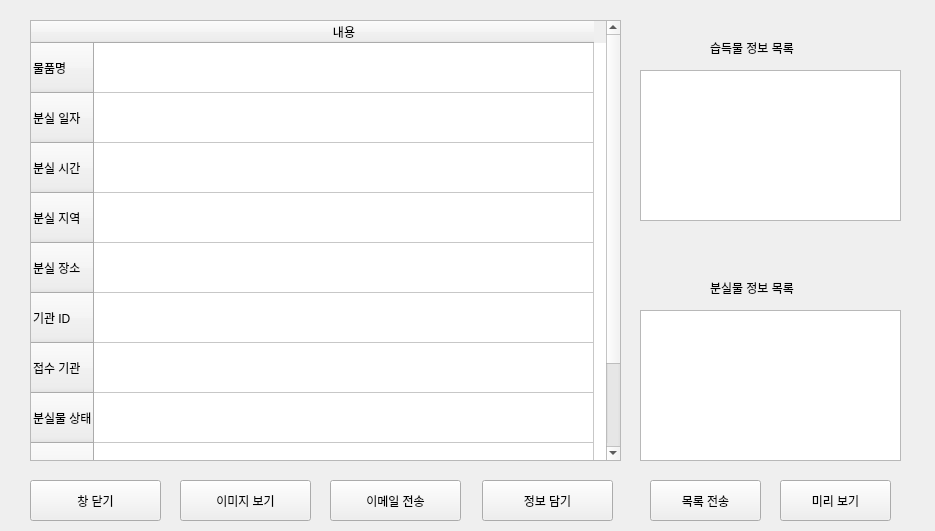
<?xml version="1.0" encoding="UTF-8"?>
<ui version="4.0">
 <class>Form</class>
 <widget class="QWidget" name="Form">
  <property name="geometry">
   <rect>
    <x>0</x>
    <y>0</y>
    <width>935</width>
    <height>531</height>
   </rect>
  </property>
  <property name="windowTitle">
   <string>분실물 상세 정보</string>
  </property>
  <widget class="QLabel" name="label_2">
   <property name="geometry">
    <rect>
     <x>710</x>
     <y>280</y>
     <width>131</width>
     <height>16</height>
    </rect>
   </property>
   <property name="text">
    <string>분실물 정보 목록</string>
   </property>
  </widget>
  <widget class="QPushButton" name="pushButton_5">
   <property name="geometry">
    <rect>
     <x>180</x>
     <y>480</y>
     <width>131</width>
     <height>41</height>
    </rect>
   </property>
   <property name="text">
    <string>이미지 보기</string>
   </property>
  </widget>
  <widget class="QPushButton" name="pushButton_3">
   <property name="geometry">
    <rect>
     <x>482</x>
     <y>480</y>
     <width>131</width>
     <height>41</height>
    </rect>
   </property>
   <property name="text">
    <string>정보 담기</string>
   </property>
  </widget>
  <widget class="QPushButton" name="pushButton">
   <property name="geometry">
    <rect>
     <x>330</x>
     <y>480</y>
     <width>131</width>
     <height>41</height>
    </rect>
   </property>
   <property name="text">
    <string>이메일 전송</string>
   </property>
  </widget>
  <widget class="QPushButton" name="pushButton_2">
   <property name="geometry">
    <rect>
     <x>30</x>
     <y>480</y>
     <width>131</width>
     <height>41</height>
    </rect>
   </property>
   <property name="text">
    <string>창 닫기</string>
   </property>
  </widget>
  <widget class="QPushButton" name="pushButton_4">
   <property name="geometry">
    <rect>
     <x>650</x>
     <y>480</y>
     <width>111</width>
     <height>41</height>
    </rect>
   </property>
   <property name="text">
    <string>목록 전송</string>
   </property>
  </widget>
  <widget class="QLabel" name="label">
   <property name="geometry">
    <rect>
     <x>710</x>
     <y>40</y>
     <width>141</width>
     <height>16</height>
    </rect>
   </property>
   <property name="text">
    <string>습득물 정보 목록</string>
   </property>
  </widget>
  <widget class="QListWidget" name="listWidget_2">
   <property name="geometry">
    <rect>
     <x>640</x>
     <y>310</y>
     <width>261</width>
     <height>151</height>
    </rect>
   </property>
  </widget>
  <widget class="QTableWidget" name="tableWidget">
   <property name="geometry">
    <rect>
     <x>30</x>
     <y>20</y>
     <width>591</width>
     <height>441</height>
    </rect>
   </property>
   <attribute name="horizontalHeaderCascadingSectionResizes">
    <bool>true</bool>
   </attribute>
   <attribute name="horizontalHeaderDefaultSectionSize">
    <number>500</number>
   </attribute>
   <attribute name="horizontalHeaderHighlightSections">
    <bool>true</bool>
   </attribute>
   <attribute name="verticalHeaderDefaultSectionSize">
    <number>50</number>
   </attribute>
   <row>
    <property name="text">
     <string>물품명</string>
    </property>
   </row>
   <row>
    <property name="text">
     <string>분실 일자</string>
    </property>
   </row>
   <row>
    <property name="text">
     <string>분실 시간</string>
    </property>
   </row>
   <row>
    <property name="text">
     <string>분실 지역</string>
    </property>
   </row>
   <row>
    <property name="text">
     <string>분실 장소</string>
    </property>
   </row>
   <row>
    <property name="text">
     <string>기관 ID</string>
    </property>
   </row>
   <row>
    <property name="text">
     <string>접수 기관</string>
    </property>
   </row>
   <row>
    <property name="text">
     <string>분실물 상태</string>
    </property>
   </row>
   <row>
    <property name="text">
     <string>문의번호</string>
    </property>
   </row>
   <row>
    <property name="text">
     <string>특이사항</string>
    </property>
   </row>
   <column>
    <property name="text">
     <string>내용</string>
    </property>
   </column>
   <item row="0" column="0">
    <property name="text">
     <string/>
    </property>
   </item>
   <item row="9" column="0">
    <property name="text">
     <string/>
    </property>
    <property name="font">
     <font>
      <pointsize>10</pointsize>
     </font>
    </property>
   </item>
  </widget>
  <widget class="QListWidget" name="listWidget">
   <property name="geometry">
    <rect>
     <x>640</x>
     <y>70</y>
     <width>261</width>
     <height>151</height>
    </rect>
   </property>
  </widget>
  <widget class="QPushButton" name="pushButton_6">
   <property name="geometry">
    <rect>
     <x>780</x>
     <y>480</y>
     <width>111</width>
     <height>41</height>
    </rect>
   </property>
   <property name="text">
    <string>미리 보기</string>
   </property>
  </widget>
 </widget>
 <resources/>
 <connections>
  <connection>
   <sender>pushButton_2</sender>
   <signal>clicked()</signal>
   <receiver>Form</receiver>
   <slot>click_close()</slot>
   <hints>
    <hint type="sourcelabel">
     <x>64</x>
     <y>502</y>
    </hint>
    <hint type="destinationlabel">
     <x>4</x>
     <y>491</y>
    </hint>
   </hints>
  </connection>
  <connection>
   <sender>pushButton_5</sender>
   <signal>clicked()</signal>
   <receiver>Form</receiver>
   <slot>print_image()</slot>
   <hints>
    <hint type="sourcelabel">
     <x>200</x>
     <y>491</y>
    </hint>
    <hint type="destinationlabel">
     <x>179</x>
     <y>471</y>
    </hint>
   </hints>
  </connection>
  <connection>
   <sender>pushButton</sender>
   <signal>clicked()</signal>
   <receiver>Form</receiver>
   <slot>transmit_email()</slot>
   <hints>
    <hint type="sourcelabel">
     <x>400</x>
     <y>502</y>
    </hint>
    <hint type="destinationlabel">
     <x>415</x>
     <y>468</y>
    </hint>
   </hints>
  </connection>
  <connection>
   <sender>pushButton_3</sender>
   <signal>clicked()</signal>
   <receiver>Form</receiver>
   <slot>put_on_list()</slot>
   <hints>
    <hint type="sourcelabel">
     <x>566</x>
     <y>493</y>
    </hint>
    <hint type="destinationlabel">
     <x>572</x>
     <y>471</y>
    </hint>
   </hints>
  </connection>
  <connection>
   <sender>pushButton_4</sender>
   <signal>clicked()</signal>
   <receiver>Form</receiver>
   <slot>transmit_email_list()</slot>
   <hints>
    <hint type="sourcelabel">
     <x>760</x>
     <y>500</y>
    </hint>
    <hint type="destinationlabel">
     <x>899</x>
     <y>471</y>
    </hint>
   </hints>
  </connection>
  <connection>
   <sender>listWidget</sender>
   <signal>clicked(QModelIndex)</signal>
   <receiver>Form</receiver>
   <slot>click_founds_list(QModelIndex)</slot>
   <hints>
    <hint type="sourcelabel">
     <x>700</x>
     <y>110</y>
    </hint>
    <hint type="destinationlabel">
     <x>685</x>
     <y>40</y>
    </hint>
   </hints>
  </connection>
  <connection>
   <sender>listWidget_2</sender>
   <signal>clicked(QModelIndex)</signal>
   <receiver>Form</receiver>
   <slot>click_losts_list(QModelIndex)</slot>
   <hints>
    <hint type="sourcelabel">
     <x>668</x>
     <y>337</y>
    </hint>
    <hint type="destinationlabel">
     <x>662</x>
     <y>255</y>
    </hint>
   </hints>
  </connection>
  <connection>
   <sender>pushButton_6</sender>
   <signal>clicked()</signal>
   <receiver>Form</receiver>
   <slot>preview()</slot>
   <hints>
    <hint type="sourcelabel">
     <x>842</x>
     <y>487</y>
    </hint>
    <hint type="destinationlabel">
     <x>919</x>
     <y>437</y>
    </hint>
   </hints>
  </connection>
 </connections>
 <slots>
  <slot>click_close()</slot>
  <slot>print_image()</slot>
  <slot>transmit_email()</slot>
  <slot>put_on_list()</slot>
  <slot>transmit_email_list()</slot>
  <slot>click_founds_list(QModelIndex)</slot>
  <slot>click_losts_list(QModelIndex)</slot>
  <slot>preview()</slot>
 </slots>
</ui>
